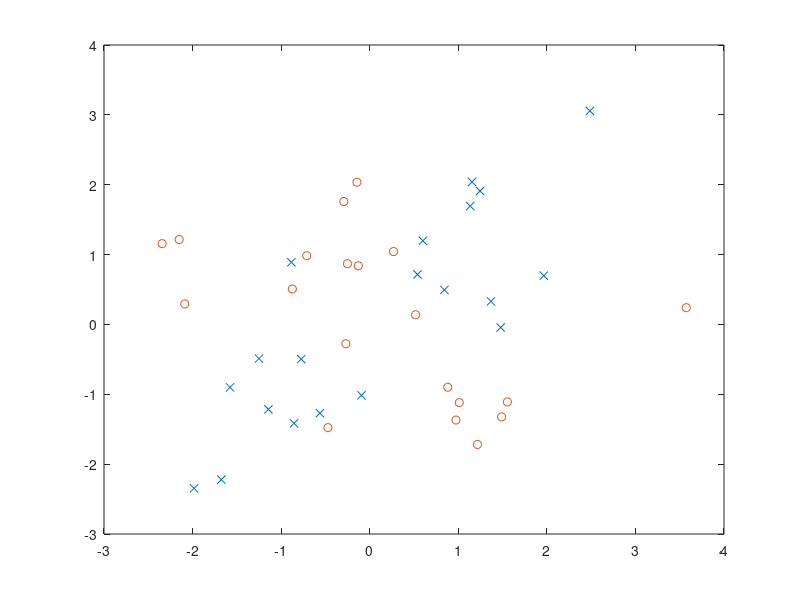
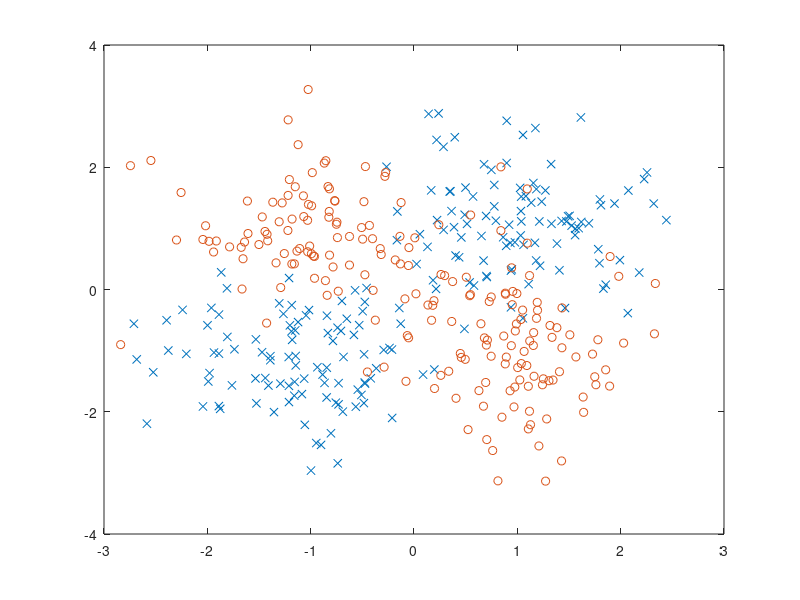

Write the MATLAB code that produced these figures, in order.
in_dim=2;
out_dim=1;
randn('seed',777);

n1=10;
n_train=4*n1;
a=.7;
x=[[1 1]'+a*randn(2,n1) [-1 -1]'+a*randn(2,n1) [1 -1]'+a*randn(2,n1) ...
    [-1 1]'+a*randn(2,n1)];
t=[ones(1,2*n1)  [-ones(1,2*n1)]];
figure(1)
hold off
plot(x(1,1:2*n1),x(2,1:2*n1),'x');
hold on
plot(x(1,2*n1+1:end),x(2,2*n1+1:end),'o');

n2=100;
n_test=4*n2;
x_test=[[1 1]'+a*randn(2,n2) [-1 -1]'+a*randn(2,n2) [1 -1]'+a*randn(2,n2) ...
    [-1 1]'+a*randn(2,n2)];
t_test=[ones(1,2*n2)  [-ones(1,2*n2)]];
figure(2)
hold off
plot(x_test(1,1:2*n2),x_test(2,1:2*n2),'x');
hold on
plot(x_test(1,2*n2+1:end),x_test(2,2*n2+1:end),'o');